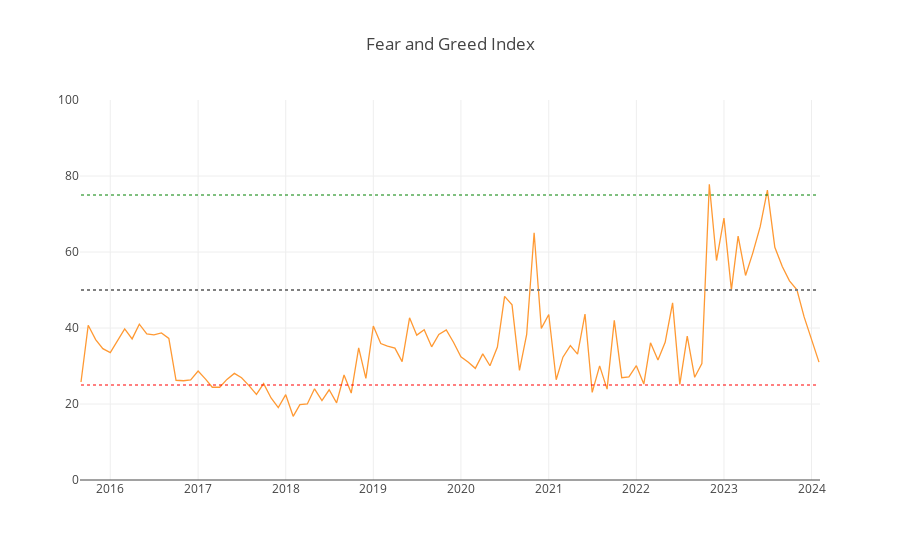

The notebook cell this image was saved under:
### Code cell
layout = {
    'shapes': [
        {
            'type': 'line',
            'x0': fear_greed_index_data.index.min(),
            'y0': 75,  # 指定线的y值
            'x1': fear_greed_index_data.index.max(),
            'y1': 75,  # 线的y值保持不变，因为这是一条水平线
            'line': {
                'color': 'green',
                'width': 1,
                'dash': 'dot',  # 线的样式（实线、虚线等）
            },
        },
        {
            'type': 'line',
            'x0': fear_greed_index_data.index.min(),
            'y0': 50,  # 指定线的y值
            'x1': fear_greed_index_data.index.max(),
            'y1': 50,  # 线的y值保持不变，因为这是一条水平线
            'line': {
                'color': 'gray',
                'width': 2,
                'dash': 'dot',  # 线的样式（实线、虚线等）
            },
        },
        {
            'type': 'line',
            'x0': fear_greed_index_data.index.min(),
            'y0': 25,  # 指定线的y值
            'x1': fear_greed_index_data.index.max(),
            'y1': 25,  # 线的y值保持不变，因为这是一条水平线
            'line': {
                'color': 'red',
                'width': 1,
                'dash': 'dot',  # 线的样式（实线、虚线等）
            },
        }
    ],
    'yaxis': {
        'range': [0, 100]  # 设置y轴的最小值和最大值
    },
    'y0': 50,  # 指定线的y值
    'title': 'Fear and Greed Index'
}

fear_greed_index_data['fear_greed_index'].iplot(kind='line', layout=layout)
